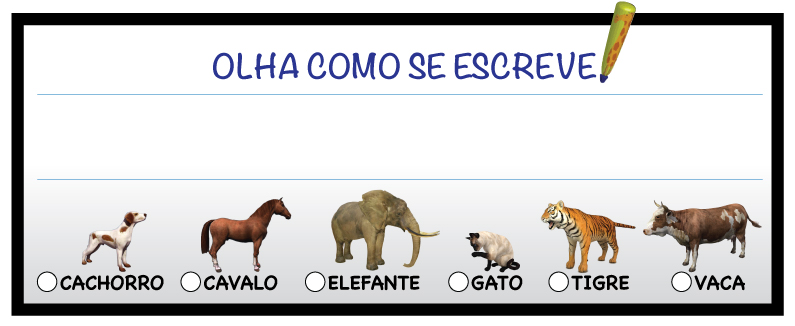
#> input picture scripts/detectLetters-Card/images/Olha-Como-se-Escreve-lamina.jpg, 795 x 326 px
$ python detectLetters_video.py   (older library calls are emulated)
#> lines starting #> are read from the running program, lines starting #| are printed output that depends on the picture
### scripts/detectLetters-Card/utils/descriptor.py
# import the necessary packages
import numpy as np
import cv2

class Descriptor:
	def __init__(self, useSIFT = False):
		# store whether or not SIFT should be used as the feature
		# detector and extractor
		self.useSIFT = useSIFT

	def describe(self, image):
		# initialize the BRISK detector and feature extractor (the
		# standard OpenCV 3 install includes BRISK by default)
		descriptor = cv2.BRISK_create()

		# check if SIFT should be utilized to detect and extract
		# features (this this will cause an error if you are using
		# OpenCV 3.0+ and do not have the `opencv_contrib` module
		# installed and use the `xfeatures2d` package)
		if self.useSIFT:
			descriptor = cv2.xfeatures2d.SIFT_create()

		# detect keypoints in the image, describing the region
		# surrounding each keypoint, then convert the keypoints
		# to a NumPy array

		(kps, descs) = descriptor.detectAndCompute(image, None)
		kps = np.float32([kp.pt for kp in kps])

		# return a tuple of keypoints and descriptors
		return (kps, descs)

### scripts/detectLetters-Card/utils/matcher.py
# import the necessary packages
import numpy as np
import cv2

FLANN_INDEX_LINEAR = 0
FLANN_INDEX_KDTREE = 1
FLANN_INDEX_KMEANS = 2
FLANN_INDEX_COMPOSITE = 3
FLANN_INDEX_KDTREE_SINGLE = 4
FLANN_INDEX_HIERARCHICAL = 5
FLANN_INDEX_LSH = 6
FLANN_INDEX_SAVED = 254
FLANN_INDEX_AUTOTUNED = 255


class Matcher:
	def __init__(self, descriptor, ratio = 0.7, minMatches = 40, distanceMethod = "FlannBased", useHamming = True):
		# store the descriptor, book cover paths, ratio and minimum
		# number of matches for the homography calculation, then
		# initialize the distance metric to be used when computing
		# the distance between features
		self.descriptor = descriptor
		self.ratio = ratio
		self.minMatches = minMatches
		self.distanceMethod = distanceMethod

		# if the Hamming distance should be used, then update the
		# distance method
		if useHamming and self.distanceMethod == "BruteForce":
			self.distanceMethod += "-Hamming"

		self.matcher = cv2.DescriptorMatcher_create(self.distanceMethod)

		if self.distanceMethod == "FlannBased":
			#index_params = dict(algorithm = FLANN_INDEX_KDTREE, trees = 5)

			index_params= dict(algorithm = FLANN_INDEX_LSH,
						   table_number = 6, # 12
						   key_size = 12,     # 20
						   multi_probe_level = 1) #2
			search_params = dict(checks = 50)
			self.matcher = cv2.FlannBasedMatcher(index_params, search_params)


	# [70 lines left out: functions match, calcHomography, match_flann, matchIMG, not called in this run]


### scripts/detectLetters-Card/utils/detectletters.py
# import the necessary packages
import numpy as np
import cv2
import mahotas

LettersMap = {"A":0, "B":1, "C":2, "D":3, "E":4, "F":5, "G":5, "H":7, "I":8, "J":9, "K":10, "L":11, "M":12, "N":13, "O":14, "P":15, "Q":16, "R":17, "S":18, "T":19, "U":20, "V":21, "W":22, "X":23, "Y":24,"Z":25,"1":26, "2":27, "3":28, "4":29, "5":30, "6":31, "7":32, "8":33, "9":34,"0":35}
SZ = 20

# [30 lines left out: function resize, not called in this run]

def setLocalMaxWindowSize(size):
	kernel = cv2.getStructuringElement(cv2.MORPH_RECT,(2 * size + 1, 2 * size + 1) );
	return kernel

class DetectLetters:
	def __init__(self, modelFile):
		self.model = SVM()
		self.model.load(modelFile)
		self.hog = self.get_hog()
		self.inProcess = False
		self.kernel = setLocalMaxWindowSize(2)

	# [144 lines left out: functions detectLetters, correctPerspective, detect, deskew, center_extent, classify and 1 more, not called in this run]

	def isInProcess(self):
		return self.inProcess

	def setInProcess(self, value):
		self.inProcess = value

class SVM():
	def __init__(self, C = 12.5, gamma = 0.50625):
		self.model = cv2.ml.SVM_create()
		self.model.setGamma(gamma)
		self.model.setC(C)
		self.model.setKernel(cv2.ml.SVM_RBF)
		self.model.setType(cv2.ml.SVM_C_SVC)

	def train(self, samples, responses):
		self.model.train(samples, cv2.ml.ROW_SAMPLE, responses)

	def predict(self, samples):
		return self.model.predict(samples)[1].ravel()

	def load(self,modelFile):
		self.model = cv2.ml.SVM_load(modelFile)

	def save(self,modelFile):
		self.model.save(modelFile)

### scripts/detectLetters-Card/detectLetters_video.py
import numpy as np
import cv2
from matplotlib import pyplot as plt
from utils.descriptor import Descriptor
from utils.matcher import Matcher
from utils.detectletters import DetectLetters
from utils.webcam import Webcam
from utils.stabilization import Stabilization
import math, sys
import difflib

MIN_MATCH_COUNT = 10
SKIP_FRAMES = 2
WIDTH = 480

Words = ["CACHORRO","CAVALO","ELEFANTE","GATO","TIGRE","VACA"]

def resize(image, width = None, height = None, inter = cv2.INTER_AREA):
	# initialize the dimensions of the image to be resized and
	# grab the image size
	dim = None
	(h, w) = image.shape[:2]

	# if both the width and height are None, then return the
	# original image
	if width is None and height is None:
		return image

	# check to see if the width is None
	if width is None:
		# calculate the ratio of the height and construct the
		# dimensions
		r = height / float(h)
		dim = (int(w * r), height)

	# otherwise, the height is None
	else:
		# calculate the ratio of the width and construct the
		# dimensions
		r = width / float(w)
		dim = (width, int(h * r))

	# resize the image
	resized = cv2.resize(image, dim, interpolation = inter)

	# return the resized image
	return resized


def lineDist(lines, dist):
	if np.size(lines) > 4:
		y = lines[:,0,1]
		lines = lines[np.argsort(y)]

		linesFinal = []
		linesFinal.append(lines[0])

		diff = abs(lines[1:,0,1] - lines[:-1,0,1])

		for i in range(len(diff)):
			if diff[i] > dist:
				linesFinal.append(lines[i+1])
	else:
		return lines, -1

	return np.array(linesFinal), 0

	# [15 lines of commented-out code are left out]


def lineDetect(gray):

	blurred = cv2.GaussianBlur(gray, (5, 5), 0)
	thresh = cv2.adaptiveThreshold(blurred,255,cv2.ADAPTIVE_THRESH_GAUSSIAN_C , cv2.THRESH_BINARY_INV,15,2) #45
	#ret3,thresh = cv2.threshold(blurred,0,255,cv2.THRESH_BINARY+cv2.THRESH_OTSU)
	#thresh = cv2.bitwise_not(thresh)

	edges = cv2.Canny(thresh,30,150,apertureSize = 5)
	minLineLength= 30#gray.shape[1]-50

	lines = cv2.HoughLinesP(image=edges,rho=0.1,theta=np.pi/180, threshold=5,lines=np.array([]), minLineLength=minLineLength,maxLineGap=10)
	lines, res = lineDist(lines,10)

	imageO = cv2.cvtColor(gray, cv2.COLOR_GRAY2BGR)

	if res != -1:
		a,b,c = lines.shape
		for i in range(a):
			print(lines[i][0][0], lines[i][0][1])
			cv2.line(imageO, (lines[i][0][0], lines[i][0][1]), (lines[i][0][2], lines[i][0][3]), (0,0,255), 2, cv2.LINE_AA)

	return imageO


if __name__ == '__main__':

	# trainImage
	img1 = cv2.imread('images/Olha-Como-se-Escreve-lamina.jpg',0)
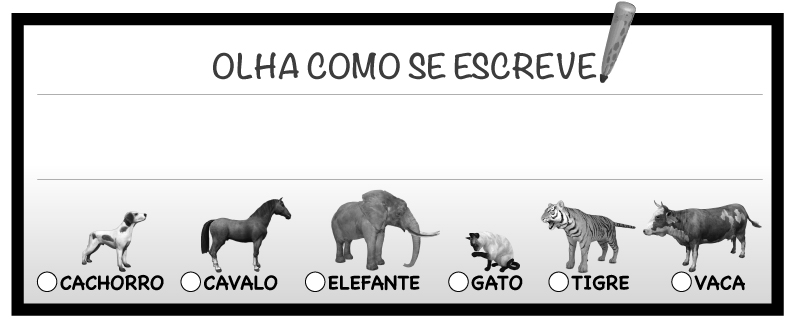
#> img1: shape (326, 795); min 0, max 255, mean 207.7
	img1 = resize(img1, width = WIDTH)
#> in resize, `resized = cv2.resize(image, dim, interpolation = inter)`:
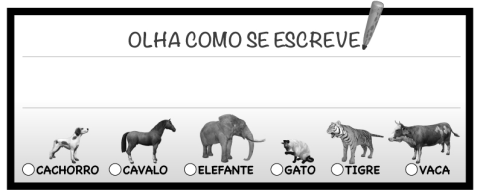
#> resized: shape (196, 480); min 0, max 255, mean 207.7
	cv2.imshow("Original Card",img1)

	descriptor = Descriptor(useSIFT = False)
	(refKps, refDescs) = descriptor.describe(img1)
#> in describe, `(kps, descs) = descriptor.detectAndCompute(image, None)`: kps = 872 keypoints; strongest (x, y, size): (445, 166, 13.5), (212, 166, 12.4), (364, 48, 13.9), (294, 161, 11.5)
#> in describe, `kps = np.float32([kp.pt for kp in kps])`: kps = 872 pairs, first value 22.08 to 458.4, second value 27.73 to 174.9
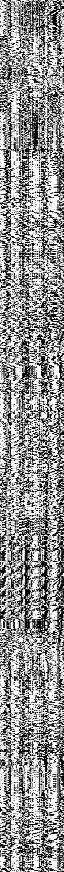
#> refDescs: shape (872, 64); min 0, max 255, mean 145.6
#> refKps has the same summary as kps in describe

	matcher = Matcher(descriptor, ratio = 0.7, minMatches = MIN_MATCH_COUNT, distanceMethod = "FlannBased", useHamming = 1)

	letters = DetectLetters('letters_svm2.dat')
#> (the run stopped early here; a loop or call above may not have finished)
